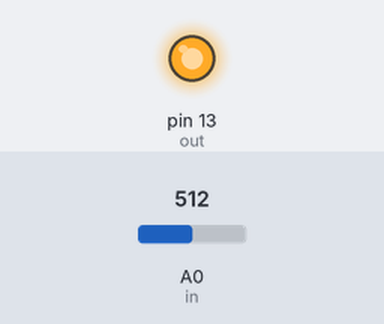
Bench run of a sketch on a simulated Arduino Uno, built with avr-gcc and run on an emulated ATmega328P. Shown: output pins drawn as LEDs (lit = HIGH). Inputs (shaded band) come from the test bench; at power-on: A0 (in) = 512.

Above: at 1.2 s.
1.3 s: A0 (in) set to 478
2.8 s: A0 (in) set to 447
At 4.0 s:
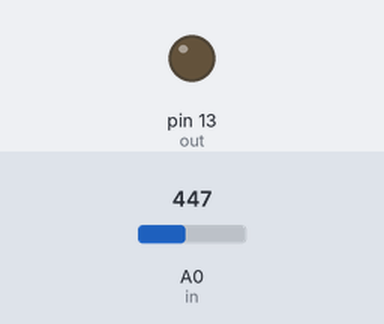
4.3 s: A0 (in) set to 511
At 5.3 s:
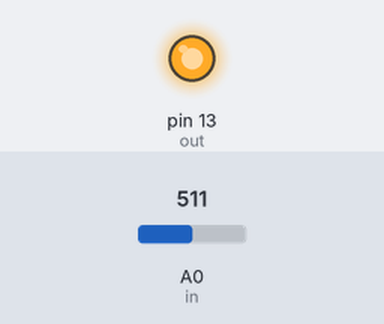
5.8 s: A0 (in) set to 306
At 6.4 s:
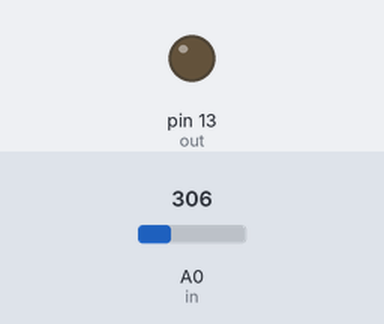
Timing chart, 0 to 8.3 s (numbered marks = the images above; inputs shaded):
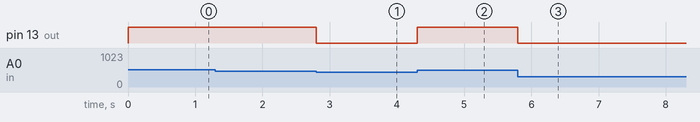

Measured:
- the behaviour switches between 460 and 459 on A0 (in) (found by bisection; images 0 and 1)
- after the input at 1.3 s, every drawn part: stays the same
- after the input at 2.8 s, pin 13 (out): HIGH → LOW at once
- after the input at 4.3 s, pin 13 (out): LOW → HIGH at once
- after the input at 5.8 s, pin 13 (out): HIGH → LOW at once

The sketch:

arduino_ebus.ino
```cpp
/*
 * http://ebus-wiki.org/lib/exe/fetch.php/ebus/arduinoebus.pdf
 *
 * I had to increase values to 47k and 10k on Vaillant boiler so that it doesn't
 * draw 22V line down to 9V
 *
 * A0 --*--[47k]--- EBUS+
 *      |
 *    [10k]
 *      |
 * GND -*------------ EBUS-
 *
 * D13 -> serial RX -> D1
 */

int in=A0;
int out=13;

int treshold = ((9.0*1023.0)/20.02);

void setup() {
  pinMode(in, INPUT);
  pinMode(out, OUTPUT);
//  Serial.begin(2400);
  pinMode(0, INPUT);
  pinMode(1, INPUT);
}

void loop() {
  int inputvalue = analogRead(in);
  if (inputvalue > treshold)
    digitalWrite(out,1);
  else
    digitalWrite(out,0);
}
```
